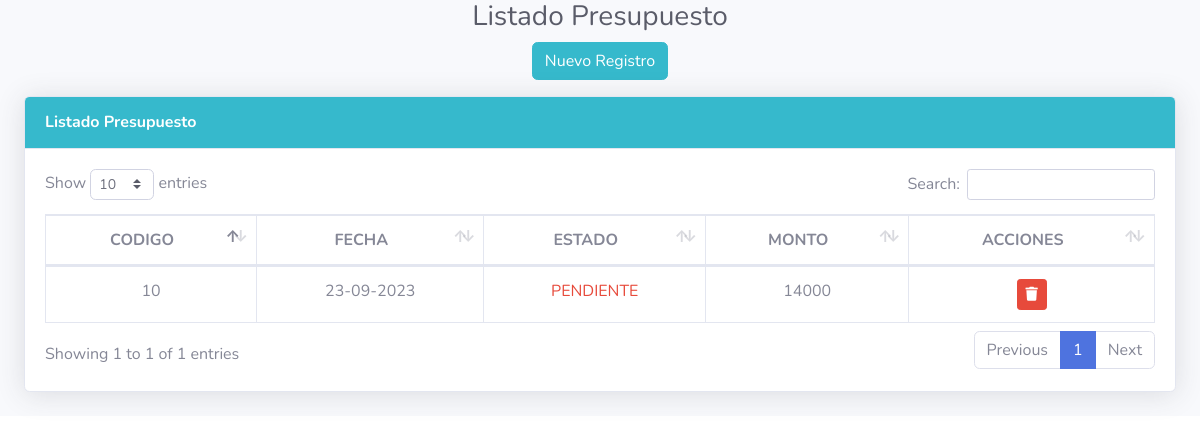
/movimientos/presupuestolistado.php (signed in), run on the app's committed database.
### tables this page shows
CREATE TABLE `presupuesto` (
  `pre_id` int unsigned NOT NULL AUTO_INCREMENT,
  `pre_fecha` date NOT NULL,
  `pre_estado` varchar(15) NOT NULL,
  `pre_monto` int NOT NULL,
  `prv_id` int unsigned NOT NULL,
  `ped_id` int unsigned NOT NULL,
  `suc_id` int unsigned NOT NULL,
  `usu_id` int unsigned NOT NULL,
  PRIMARY KEY (`pre_id`),
  KEY `fk_presupuesto_pedido1_idx` (`ped_id`),
  KEY `fk_presupuesto_usuario1_idx` (`usu_id`),
  KEY `fk_presupuesto_proveedor1_idx` (`prv_id`),
  KEY `fk_presupuesto_sucursal1_idx` (`suc_id`),
  CONSTRAINT `fk_presupuesto_pedido1` FOREIGN KEY (`ped_id`) REFERENCES `pedido` (`ped_id`)
);

### clases/conexion.php (called while the page is built, shortened)
<?php
function db_query($query){
    $conect= mysqli_connect("localhost", "root", "minegrito", "compras_marce")or die("ERROR " . mysqli_error($conect));
   $result=mysqli_query($conect,$query);
   return $result;
}

### movimientos/presupuestolistado.php (the view, shortened to what this page needs)
<!DOCTYPE html>
<html lang="en">
    <head>
        <link href="../menu/vendor/fontawesome-free/css/all.min.css" rel="stylesheet" type="text/css">
        <link href="../menu/css/sb-admin-2.min.css" rel="stylesheet">
        <link href="../menu/vendor/datatables/dataTables.bootstrap4.min.css" rel="stylesheet">
    </head>
    <body id="page-top bg-gray-100">
        <?php
        require ('../clases/conexion.php');
        include '../sesiones.php';
        $datos = db_query("select * from presupuesto where pre_estado='GENERADO' OR pre_estado='PENDIENTE' AND suc_id=$idSuc");
        ?>
        <div id="wrapper">
            <div class="container-fluid bg-gray-100">
                <h1 align="center" class="h3 mb-2 text-gray-800">Listado Presupuesto</h1>
                <p align="center"><a href="../movimientos/presupuesto_agregar.php" class="btn btn-info">Nuevo Registro</a></p>
                <div class="card shadow mb-4">
                    <div class="card-header py-3 bg-info">
                        <h6 class="m-0 font-weight-bold text-white">Listado Presupuesto</h6>
                    </div>
                    <div class="card-body">
                        <div class="table-responsive">
                            <table class="table table-bordered" id="dataTable" width="100%" cellspacing="0">
                                <thead align="center">
                                    <tr>
                                        <th>CODIGO</th>
                                        <th>FECHA</th>
                                        <th>ESTADO</th>
                                        <th>MONTO</th>
                                        <th>ACCIONES</th>
                                    </tr>
                                </thead>
                                <?php
                                while ($fila = mysqli_fetch_array($datos)) {
                                    $date = new DateTime($fila[1]);
                                    ?>
                                    <tbody align="center">
                                        <tr>
                                            <td><?php echo $fila[0]; ?></td>
                                            <td><?php echo date_format($date, 'd-m-Y'); ?></td>
                                            <?php if ($fila[2] == 'GENERADO') { ?>
                                                <td class="text-success"><?php echo $fila[2]; ?></td>
                                            <?php } else { ?>
                                                <td class="text-danger"><?php echo $fila[2]; ?></td>
                                            <?php } ?>
                                            <td><?php echo $fila[3]; ?></td>
                                            <td>
                                                <a href="presupuesto_abm.php?borrar=borrar&vcod=<?php echo $fila[0]; ?>" class="btn btn-danger btn-sm"><span class="fa fa-trash"></a>
                                            </td>
                                        </tr>
                                    </tbody>
                                <?php } ?>
                            </table>
                        </div>
                    </div>
                </div>
            </div>
        </div>
    </body>
</html>

### data on the page
presupuesto: pre_id "10", pre_fecha "23-09-2023", pre_estado "PENDIENTE", pre_monto "14000"
